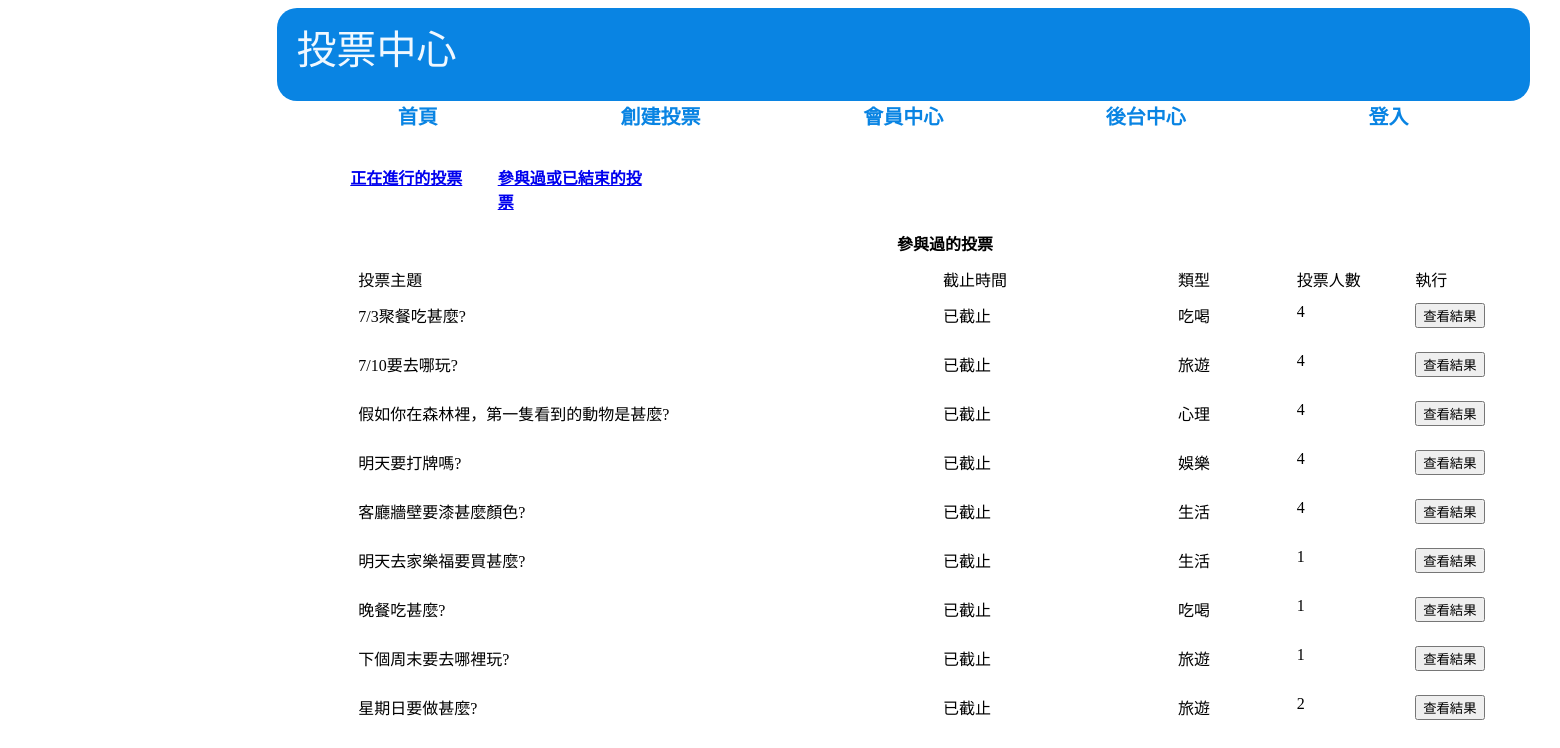
The app's page /front/vote_center.php?table=2, older data.
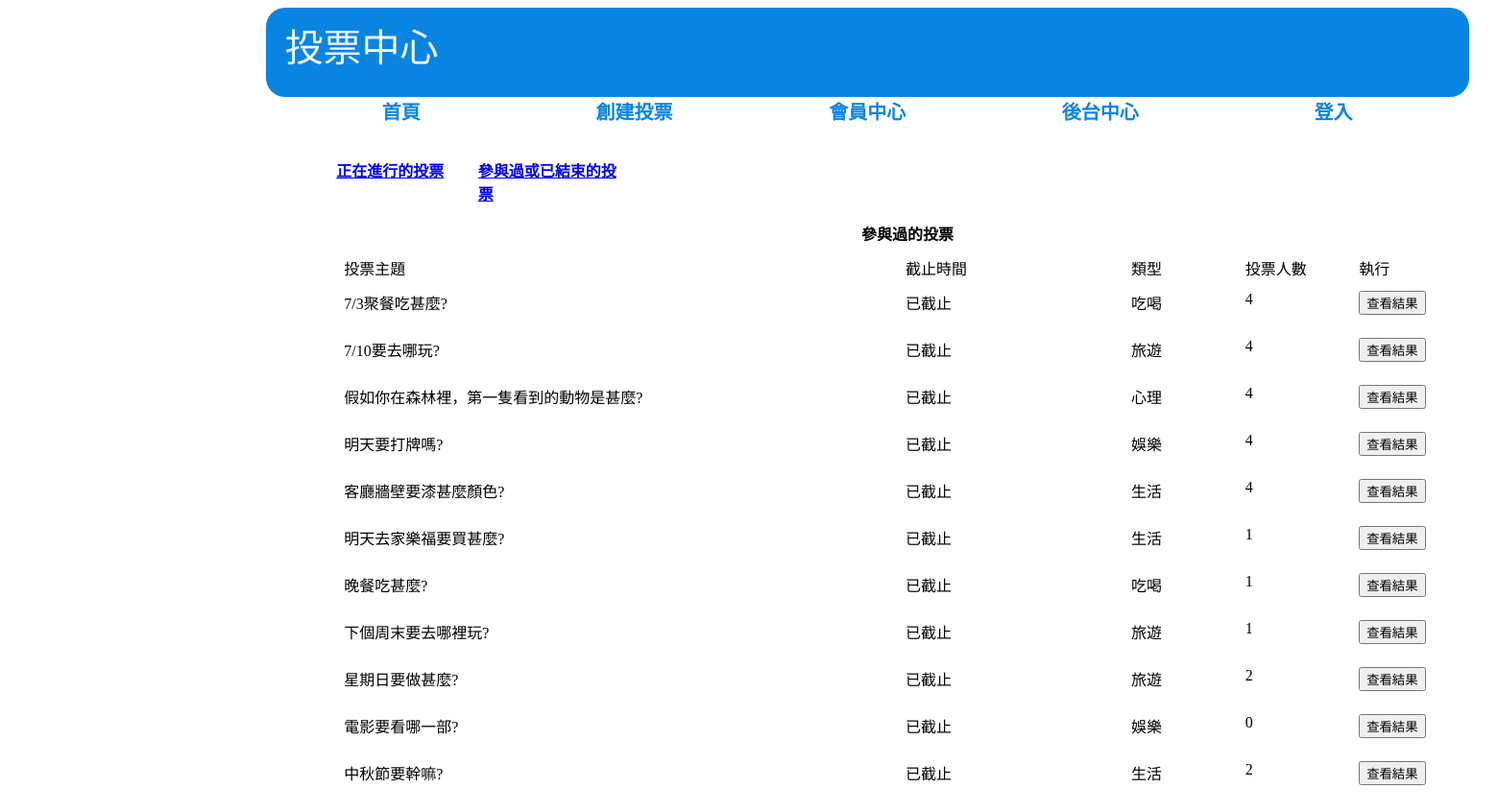
The same page, newer data.
### tables this page shows
CREATE TABLE `subjects` (
  `id` int(11) UNSIGNED NOT NULL,
  `subject` varchar(128) NOT NULL COMMENT '主題描述',
  `type_id` int(11) NOT NULL,
  `multiple` tinyint(1) NOT NULL DEFAULT 0 COMMENT '單/複選',
  `mulit_limit` tinyint(2) NOT NULL DEFAULT 1 COMMENT '單/複選項目數',
  `start` datetime NOT NULL,
  `end` datetime NOT NULL,
  `total` int(11) UNSIGNED NOT NULL DEFAULT 0
);

CREATE TABLE `type` (
  `id` int(11) UNSIGNED NOT NULL,
  `name` varchar(128) NOT NULL
);

### function.php (called while the page is built, shortened)
<?php
function pdo()
{
    $dsn = "mysql:host=localhost;charset=utf8;dbname=vote";
    return  new PDO($dsn, 'root', '');
}
function all($table, ...$arg)
{
    $pdo = pdo();
    $sql = "SELECT * FROM $table ";
    switch (count($arg)) {
        case 1:
            if (is_array($arg[0]) && !empty($arg[0])) {
                foreach ($arg[0] as $key => $value) {
                    $tmp[] = "`$key`='$value'";
                }
                $sql .= " WHERE " . implode("", $tmp);
            } else if (empty($arg[0])) {
            } else {
                $sql .= $arg[0];
            }
            break;
    }
    return $pdo->query($sql)->fetchAll(PDO::FETCH_ASSOC);
}
function c($table, $arg)
{
    $pdo = pdo();
    $sql = "SELECT COUNT(*) FROM `$table` WHERE ";
    if (is_array($arg)) {
        foreach ($arg as $key => $value) {
            $tmp[] = "`$key`='$value'";
        }
        $sql .= implode("AND", $tmp);
    } else {
        $sql .= "$arg";
    }
    return  $pdo->query($sql)->fetchColumn();
}

### front/vote_center.php (the view, shortened to what this page needs)
<?php
include_once "../function.php";
?>
<link rel="stylesheet" href="../css/body.css">
</head>
<body>
    <div id="header">
        <div>投票中心</div>
        <nav>
            <a href="../index.php">首頁</a>
            <a href="./creatvote.php">創建投票</a>
            <?php
            if (isset($_SESSION)) {
                if ($_SESSION['id'] <= 3) {
                    echo "<a href='./member_center.php'>會員中心</a>";
                    echo "<a href='../back/back.php'>後台中心</a>";
                } else {
                    echo   "<a href='./vote_center.php'>投票中心</a>";
                }
            }
            if (isset($_SESSION['user'])) {
            ?>
                <a href="../login/logout.php">登出</a>
            <?php
            } else {
            ?>
                <a href="./login.php">登入</a>
            <?php
            }
            ?>
        </nav>
    </div>
    <div id="content">
        <a href="./vote_center.php?table=1" id="voting_btn">正在進行的投票</a>
        <a href="./vote_center.php?table=2" id="voted_btn">參與過或已結束的投票</a>
        <?php
        if (isset($_GET['table']) && $_GET['table'] != "") {
            $subjects = all('subjects');
            switch ($_GET['table']) {
                case '2':
                    echo "<table id='voted'>";
                    echo "<tr>";
                    echo "<th colspan='5'>參與過的投票</th>";
                    echo "</tr>";
                    echo "<tr>";
                    echo "<td class='sub'>投票主題</td>";
                    echo "<td class='end'>截止時間</td>";
                    echo "<td class='typ'>類型</td>";
                    echo "<td class='tal'>投票人數</td>";
                    echo "<td class='do'>執行</td>";
                    echo "</tr>";
                    $a=1;
                    foreach ($subjects as $key => $subject) {
                        $find_log = [
                            'user_id' => $_SESSION['id'],
                            'subject_id' => $subject['id']
                        ];
                        $log = c('log', $find_log);
                        $type = all('type');
                                if ($log > 0 || strtotime($subject['end']) < strtotime(date("Y-m-d H:i:s"))) {
                                    echo "<tr id='vote_end$a'>";
                                    echo "<td id='sub' class='sub'>{$subject['subject']}</td>";
                                    if (strtotime($subject['end']) < strtotime(date("Y-m-d H:i:s"))) {
                                        echo "<td class='end'>已截止</td>";
                                    } else {
                                        echo "<td class='end'>已投過</td>";
                                    }
                                    foreach ($type as $key => $typ) {
                                        if ($typ['id'] == $subject['type_id']) {
                                            echo "<td class='typ'>{$typ['name']}</td>";
                                        }
                                    }
                                    echo "<td id='count' class='tal'>{$subject['total']}</td>";
                                    echo "<td class='do'><button type='button' id='open_result$a'>查看結果</button></td>";
                                    echo "</tr>";
                                    echo "<tr><th colspan='5'>";
                                    echo "</th></tr>";
                                    $a+=1;
                                }
                            }
                    echo " </table>";
                    break;
            }
        }
        ?>
    </div>
</body>
</html>

Row changes from the older to the newer data that the page shows:
added subjects: subject "電影要看哪一部?", shows "已截止", total "0", type (name "娛樂")
added subjects: subject "中秋節要幹嘛?", shows "已截止", total "2", type (name "生活")
